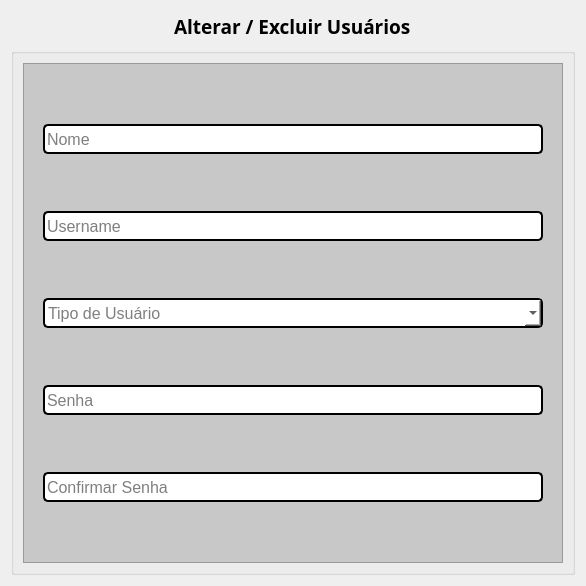
                <widget class="QWidget" name="usuarios_alterar_page">
                 <layout class="QVBoxLayout" name="verticalLayout_31">
                  <item alignment="Qt::AlignHCenter">
                   <widget class="QLabel" name="label_32">
                    <property name="minimumSize">
                     <size>
                      <width>111</width>
                      <height>31</height>
                     </size>
                    </property>
                    <property name="maximumSize">
                     <size>
                      <width>325</width>
                      <height>31</height>
                     </size>
                    </property>
                    <property name="font">
                     <font>
                      <family>Arial Black</family>
                      <pointsize>14</pointsize>
                      <weight>75</weight>
                      <bold>true</bold>
                     </font>
                    </property>
                    <property name="text">
                     <string>Alterar / Excluir Usuários</string>
                    </property>
                   </widget>
                  </item>
                  <item>
                   <widget class="QGroupBox" name="groupBox_26">
                    <property name="minimumSize">
                     <size>
                      <width>0</width>
                      <height>0</height>
                     </size>
                    </property>
                    <property name="maximumSize">
                     <size>
                      <width>15000</width>
                      <height>15000</height>
                     </size>
                    </property>
                    <property name="title">
                     <string/>
                    </property>
                    <layout class="QGridLayout" name="gridLayout_55">
                     <item row="0" column="0" alignment="Qt::AlignHCenter">
                      <widget class="QFrame" name="frame_34">
                       <property name="minimumSize">
                        <size>
                         <width>540</width>
                         <height>500</height>
                        </size>
                       </property>
                       <property name="maximumSize">
                        <size>
                         <width>540</width>
                         <height>100000</height>
                        </size>
                       </property>
                       <property name="styleSheet">
                        <string notr="true">background-color: rgb(200, 200, 200);</string>
                       </property>
                       <property name="frameShape">
                        <enum>QFrame::StyledPanel</enum>
                       </property>
                       <property name="frameShadow">
                        <enum>QFrame::Raised</enum>
                       </property>
                       <layout class="QGridLayout" name="gridLayout_56">
                        <item row="4" column="0">
                         <widget class="QLineEdit" name="usuarios_a_confirma_txt">
                          <property name="minimumSize">
                           <size>
                            <width>500</width>
                            <height>30</height>
                           </size>
                          </property>
                          <property name="maximumSize">
                           <size>
                            <width>500</width>
                            <height>16777215</height>
                           </size>
                          </property>
                          <property name="font">
                           <font>
                            <family>Arial</family>
                            <pointsize>12</pointsize>
                           </font>
                          </property>
                          <property name="styleSheet">
                           <string notr="true">color: rgb(0, 0, 0);
border-color: rgb(0, 0, 0);
background-color: rgb(255, 255, 255);
border-style: solid;
border-width: 2px;
border-radius: 5px;</string>
                          </property>
                          <property name="echoMode">
                           <enum>QLineEdit::Password</enum>
                          </property>
                          <property name="placeholderText">
                           <string>Confirmar Senha</string>
                          </property>
                         </widget>
                        </item>
                        <item row="1" column="0">
                         <widget class="QLineEdit" name="usuarios_a_username_txt">
                          <property name="minimumSize">
                           <size>
                            <width>500</width>
                            <height>30</height>
                           </size>
                          </property>
                          <property name="maximumSize">
                           <size>
                            <width>500</width>
                            <height>16777215</height>
                           </size>
                          </property>
                          <property name="font">
                           <font>
                            <family>Arial</family>
                            <pointsize>12</pointsize>
                           </font>
                          </property>
                          <property name="styleSheet">
                           <string notr="true">color: rgb(0, 0, 0);
border-color: rgb(0, 0, 0);
background-color: rgb(255, 255, 255);
border-style: solid;
border-width: 2px;
border-radius: 5px;</string>
                          </property>
                          <property name="placeholderText">
                           <string>Username</string>
                          </property>
                         </widget>
                        </item>
                        <item row="3" column="0">
                         <widget class="QLineEdit" name="usuarios_a_senha_txt">
                          <property name="minimumSize">
                           <size>
                            <width>500</width>
                            <height>30</height>
                           </size>
                          </property>
                          <property name="maximumSize">
                           <size>
                            <width>500</width>
                            <height>16777215</height>
                           </size>
                          </property>
                          <property name="font">
                           <font>
                            <family>Arial</family>
                            <pointsize>12</pointsize>
                           </font>
                          </property>
                          <property name="styleSheet">
                           <string notr="true">color: rgb(0, 0, 0);
border-color: rgb(0, 0, 0);
background-color: rgb(255, 255, 255);
border-style: solid;
border-width: 2px;
border-radius: 5px;</string>
                          </property>
                          <property name="echoMode">
                           <enum>QLineEdit::Password</enum>
                          </property>
                          <property name="placeholderText">
                           <string>Senha</string>
                          </property>
                         </widget>
                        </item>
                        <item row="2" column="0">
                         <widget class="QComboBox" name="usuarios_a_tipo_combo">
                          <property name="minimumSize">
                           <size>
                            <width>500</width>
                            <height>30</height>
                           </size>
                          </property>
                          <property name="maximumSize">
                           <size>
                            <width>500</width>
                            <height>16777215</height>
                           </size>
                          </property>
                          <property name="font">
                           <font>
                            <family>Arial</family>
                            <pointsize>12</pointsize>
                           </font>
                          </property>
                          <property name="styleSheet">
                           <string notr="true">color: rgb(0, 0, 0);
border-color: rgb(0, 0, 0);
background-color: rgb(255, 255, 255);
border-style: solid;
border-width: 2px;
border-radius: 5px;</string>
                          </property>
                          <property name="placeholderText">
                           <string>Tipo de Usuário</string>
                          </property>
                          <item>
                           <property name="text">
                            <string>Administrador</string>
                           </property>
                          </item>
                          <item>
                           <property name="text">
                            <string>Usuário</string>
                           </property>
                          </item>
                         </widget>
                        </item>
                        <item row="0" column="0">
                         <widget class="QLineEdit" name="usuarios_a_nome_txt">
                          <property name="minimumSize">
                           <size>
                            <width>500</width>
                            <height>30</height>
                           </size>
                          </property>
                          <property name="maximumSize">
                           <size>
                            <width>500</width>
                            <height>16777215</height>
                           </size>
                          </property>
                          <property name="font">
                           <font>
                            <family>Arial</family>
                            <pointsize>12</pointsize>
                           </font>
                          </property>
                          <property name="styleSheet">
                           <string notr="true">color: rgb(0, 0, 0);
border-color: rgb(0, 0, 0);
background-color: rgb(255, 255, 255);
border-style: solid;
border-width: 2px;
border-radius: 5px;</string>
                          </property>
                          <property name="placeholderText">
                           <string>Nome</string>
                          </property>
                         </widget>
                        </item>
                       </layout>
                      </widget>
                     </item>
                    </layout>
                   </widget>
                  </item>
                 </layout>
                </widget>
